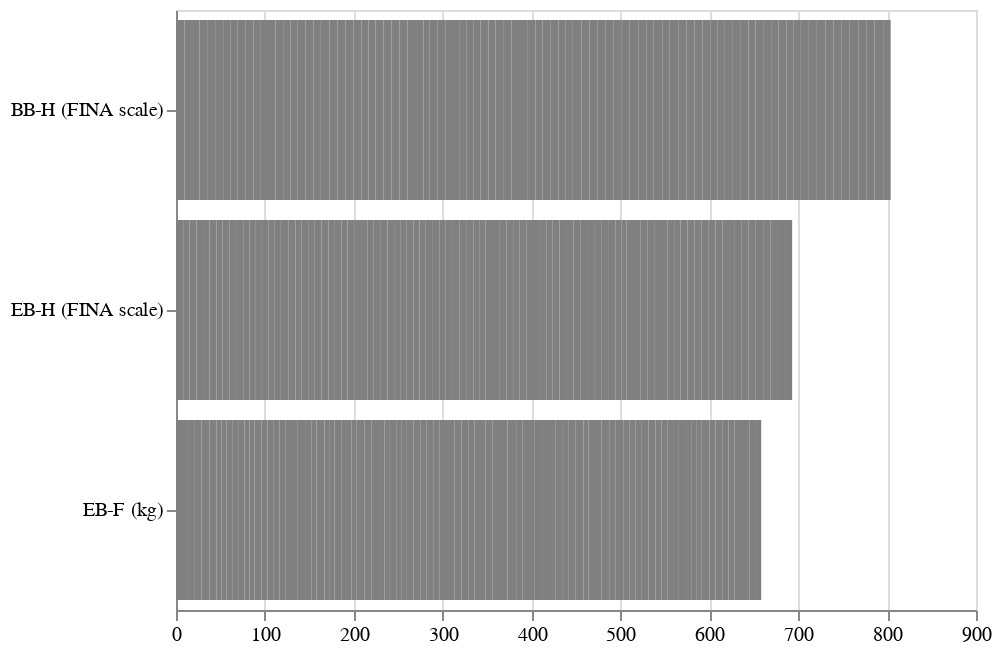

Notebook source saved alongside this figure:
### Markdown cell above
### Targets $y$

### Code cell
test_cols_renamed = {
    "BB-H": "BB-H (FINA scale)",
    "EB-H": "EB-H (FINA scale)",
    "EB-F": "EB-F (kg)",
}

test_cols_order = ["BB-H (FINA scale)", "EB-H (FINA scale)", "EB-F (kg)"]

(
    alt.Chart(y.rename(columns=test_cols_renamed).melt())
    .mark_bar(color="grey")
    .encode(
        alt.X(
            "value",
            title="",
            scale=alt.Scale(zero=False),
            axis=alt.Axis(labelFlush=False),
        ),
        alt.Y("variable", title=None, scale=alt.Scale(domain=test_cols_order)),
    )
)

### Figure 1 — Vega-Lite specification as saved in the notebook (floating-point values rounded to 4 significant figures; data arrays with more than 128 entries replaced by an {"elided": "..."} marker saying what was removed)
{"$schema": "https://vega.github.io/schema/vega-lite/v2.6.0.json", "config": {"view": {"height": 300, "width": 400}}, "data": {"name": "data-189e53932d1ec0c9133f5c7d4ea41668"}, "datasets": {"data-189e53932d1ec0c9133f5c7d4ea41668": {"elided": "276 records"}}, "encoding": {"x": {"axis": {"labelFlush": false}, "field": "value", "scale": {"zero": false}, "title": "", "type": "quantitative"}, "y": {"field": "variable", "scale": {"domain": ["BB-H (FINA scale)", "EB-H (FINA scale)", "EB-F (kg)"]}, "title": null, "type": "nominal"}}, "mark": {"color": "grey", "type": "bar"}}
